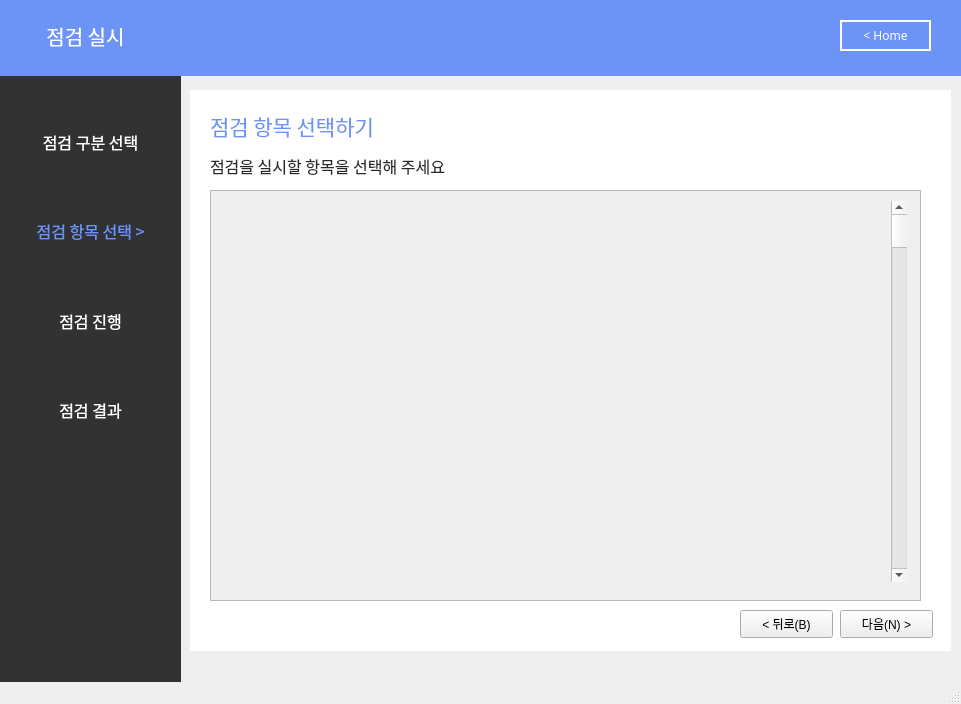
<?xml version="1.0" encoding="UTF-8"?>
<ui version="4.0">
 <class>MainWindow</class>
 <widget class="QMainWindow" name="MainWindow">
  <property name="geometry">
   <rect>
    <x>0</x>
    <y>0</y>
    <width>961</width>
    <height>704</height>
   </rect>
  </property>
  <property name="windowTitle">
   <string>MainWindow</string>
  </property>
  <widget class="QWidget" name="centralwidget">
   <widget class="QLabel" name="label_7">
    <property name="geometry">
     <rect>
      <x>-10</x>
      <y>-5</y>
      <width>1021</width>
      <height>81</height>
     </rect>
    </property>
    <property name="font">
     <font>
      <family>Gmarket Sans TTF</family>
      <pointsize>11</pointsize>
      <weight>50</weight>
      <bold>false</bold>
      <kerning>true</kerning>
     </font>
    </property>
    <property name="autoFillBackground">
     <bool>false</bool>
    </property>
    <property name="styleSheet">
     <string notr="true">background-color: rgb(108, 147, 246);
border-color: rgb(0, 0, 0);</string>
    </property>
    <property name="text">
     <string/>
    </property>
    <property name="scaledContents">
     <bool>false</bool>
    </property>
   </widget>
   <widget class="QLabel" name="label_8">
    <property name="geometry">
     <rect>
      <x>20</x>
      <y>10</y>
      <width>131</width>
      <height>51</height>
     </rect>
    </property>
    <property name="font">
     <font>
      <family>AppleSDGothicNeoM00</family>
      <pointsize>15</pointsize>
     </font>
    </property>
    <property name="styleSheet">
     <string notr="true">color : rgb(255, 255, 255)</string>
    </property>
    <property name="text">
     <string>점검 실시</string>
    </property>
    <property name="alignment">
     <set>Qt::AlignCenter</set>
    </property>
   </widget>
   <widget class="QLabel" name="label_5">
    <property name="geometry">
     <rect>
      <x>-10</x>
      <y>70</y>
      <width>191</width>
      <height>701</height>
     </rect>
    </property>
    <property name="font">
     <font>
      <family>Gmarket Sans TTF</family>
      <pointsize>16</pointsize>
      <weight>50</weight>
      <bold>false</bold>
      <kerning>true</kerning>
     </font>
    </property>
    <property name="autoFillBackground">
     <bool>false</bool>
    </property>
    <property name="styleSheet">
     <string notr="true">background-color: rgb(50, 50, 50);
border-color: rgb(0, 0, 0);</string>
    </property>
    <property name="text">
     <string/>
    </property>
    <property name="scaledContents">
     <bool>false</bool>
    </property>
    <property name="alignment">
     <set>Qt::AlignCenter</set>
    </property>
   </widget>
   <widget class="QWidget" name="verticalLayoutWidget">
    <property name="geometry">
     <rect>
      <x>10</x>
      <y>100</y>
      <width>161</width>
      <height>351</height>
     </rect>
    </property>
    <layout class="QVBoxLayout" name="verticalLayout">
     <item>
      <widget class="QLabel" name="label_3">
       <property name="font">
        <font>
         <family>AppleSDGothicNeoM00</family>
         <pointsize>12</pointsize>
        </font>
       </property>
       <property name="autoFillBackground">
        <bool>false</bool>
       </property>
       <property name="styleSheet">
        <string notr="true">color:rgb(255,255,255)</string>
       </property>
       <property name="text">
        <string>점검 구분 선택</string>
       </property>
       <property name="alignment">
        <set>Qt::AlignCenter</set>
       </property>
      </widget>
     </item>
     <item>
      <widget class="QLabel" name="label">
       <property name="font">
        <font>
         <family>AppleSDGothicNeoM00</family>
         <pointsize>12</pointsize>
         <weight>50</weight>
         <bold>false</bold>
        </font>
       </property>
       <property name="autoFillBackground">
        <bool>false</bool>
       </property>
       <property name="styleSheet">
        <string notr="true">color:rgb(108, 147, 246)</string>
       </property>
       <property name="text">
        <string>점검 항목 선택 &gt;</string>
       </property>
       <property name="alignment">
        <set>Qt::AlignCenter</set>
       </property>
      </widget>
     </item>
     <item>
      <widget class="QLabel" name="label_2">
       <property name="font">
        <font>
         <family>AppleSDGothicNeoM00</family>
         <pointsize>12</pointsize>
        </font>
       </property>
       <property name="autoFillBackground">
        <bool>false</bool>
       </property>
       <property name="styleSheet">
        <string notr="true">color:rgb(255,255,255)</string>
       </property>
       <property name="text">
        <string>점검 진행</string>
       </property>
       <property name="alignment">
        <set>Qt::AlignCenter</set>
       </property>
      </widget>
     </item>
     <item>
      <widget class="QLabel" name="label_4">
       <property name="font">
        <font>
         <family>AppleSDGothicNeoM00</family>
         <pointsize>12</pointsize>
        </font>
       </property>
       <property name="autoFillBackground">
        <bool>false</bool>
       </property>
       <property name="styleSheet">
        <string notr="true">color:rgb(255,255,255)</string>
       </property>
       <property name="text">
        <string>점검 결과</string>
       </property>
       <property name="alignment">
        <set>Qt::AlignCenter</set>
       </property>
      </widget>
     </item>
    </layout>
   </widget>
   <widget class="QPushButton" name="pushButton_3">
    <property name="geometry">
     <rect>
      <x>840</x>
      <y>20</y>
      <width>91</width>
      <height>31</height>
     </rect>
    </property>
    <property name="font">
     <font>
      <family>AppleSDGothicNeoM00</family>
      <pointsize>9</pointsize>
      <weight>50</weight>
      <bold>false</bold>
     </font>
    </property>
    <property name="cursor">
     <cursorShape>PointingHandCursor</cursorShape>
    </property>
    <property name="autoFillBackground">
     <bool>false</bool>
    </property>
    <property name="styleSheet">
     <string notr="true">background-color : rgb(108, 147, 246);
color : rgb(255,255,255);
border: 2px solid rgb(255,255,255)</string>
    </property>
    <property name="text">
     <string>&lt; Home</string>
    </property>
    <property name="autoDefault">
     <bool>false</bool>
    </property>
    <property name="default">
     <bool>false</bool>
    </property>
    <property name="flat">
     <bool>false</bool>
    </property>
   </widget>
   <widget class="QLabel" name="label_6">
    <property name="geometry">
     <rect>
      <x>190</x>
      <y>90</y>
      <width>761</width>
      <height>561</height>
     </rect>
    </property>
    <property name="font">
     <font>
      <family>Gmarket Sans TTF</family>
      <pointsize>16</pointsize>
      <weight>50</weight>
      <bold>false</bold>
      <kerning>true</kerning>
     </font>
    </property>
    <property name="autoFillBackground">
     <bool>false</bool>
    </property>
    <property name="styleSheet">
     <string notr="true">background-color: rgb(255,255,255);
border-color: rgb(0, 0, 0);</string>
    </property>
    <property name="text">
     <string/>
    </property>
    <property name="scaledContents">
     <bool>false</bool>
    </property>
    <property name="alignment">
     <set>Qt::AlignCenter</set>
    </property>
   </widget>
   <widget class="QLabel" name="label_9">
    <property name="geometry">
     <rect>
      <x>210</x>
      <y>110</y>
      <width>241</width>
      <height>31</height>
     </rect>
    </property>
    <property name="font">
     <font>
      <family>AppleSDGothicNeoM00</family>
      <pointsize>16</pointsize>
     </font>
    </property>
    <property name="autoFillBackground">
     <bool>false</bool>
    </property>
    <property name="styleSheet">
     <string notr="true">color:rgb(108,147,246)</string>
    </property>
    <property name="text">
     <string>점검 항목 선택하기</string>
    </property>
    <property name="alignment">
     <set>Qt::AlignLeading|Qt::AlignLeft|Qt::AlignVCenter</set>
    </property>
   </widget>
   <widget class="QLabel" name="label_10">
    <property name="geometry">
     <rect>
      <x>210</x>
      <y>150</y>
      <width>661</width>
      <height>31</height>
     </rect>
    </property>
    <property name="font">
     <font>
      <family>AppleSDGothicNeoM00</family>
      <pointsize>12</pointsize>
     </font>
    </property>
    <property name="autoFillBackground">
     <bool>false</bool>
    </property>
    <property name="styleSheet">
     <string notr="true">color:rgb(40,40,40)</string>
    </property>
    <property name="text">
     <string>점검을 실시할 항목을 선택해 주세요</string>
    </property>
    <property name="alignment">
     <set>Qt::AlignLeading|Qt::AlignLeft|Qt::AlignVCenter</set>
    </property>
   </widget>
   <widget class="QPushButton" name="pushButton">
    <property name="geometry">
     <rect>
      <x>840</x>
      <y>610</y>
      <width>93</width>
      <height>28</height>
     </rect>
    </property>
    <property name="text">
     <string>다음(N) &gt;</string>
    </property>
   </widget>
   <widget class="QPushButton" name="pushButton_2">
    <property name="geometry">
     <rect>
      <x>740</x>
      <y>610</y>
      <width>93</width>
      <height>28</height>
     </rect>
    </property>
    <property name="text">
     <string>&lt; 뒤로(B)</string>
    </property>
   </widget>
   <widget class="QScrollArea" name="scrollArea">
    <property name="geometry">
     <rect>
      <x>210</x>
      <y>190</y>
      <width>711</width>
      <height>411</height>
     </rect>
    </property>
    <property name="widgetResizable">
     <bool>true</bool>
    </property>
    <widget class="QWidget" name="scrollAreaWidgetContents">
     <property name="geometry">
      <rect>
       <x>0</x>
       <y>0</y>
       <width>709</width>
       <height>409</height>
      </rect>
     </property>
     <widget class="QScrollBar" name="verticalScrollBar">
      <property name="geometry">
       <rect>
        <x>680</x>
        <y>10</y>
        <width>16</width>
        <height>381</height>
       </rect>
      </property>
      <property name="orientation">
       <enum>Qt::Vertical</enum>
      </property>
     </widget>
    </widget>
   </widget>
   <zorder>label_6</zorder>
   <zorder>scrollArea</zorder>
   <zorder>label_5</zorder>
   <zorder>label_7</zorder>
   <zorder>label_8</zorder>
   <zorder>verticalLayoutWidget</zorder>
   <zorder>pushButton_3</zorder>
   <zorder>label_9</zorder>
   <zorder>label_10</zorder>
   <zorder>pushButton</zorder>
   <zorder>pushButton_2</zorder>
  </widget>
  <widget class="QMenuBar" name="menubar">
   <property name="geometry">
    <rect>
     <x>0</x>
     <y>0</y>
     <width>961</width>
     <height>26</height>
    </rect>
   </property>
  </widget>
  <widget class="QStatusBar" name="statusbar"/>
 </widget>
 <resources/>
 <connections/>
</ui>
